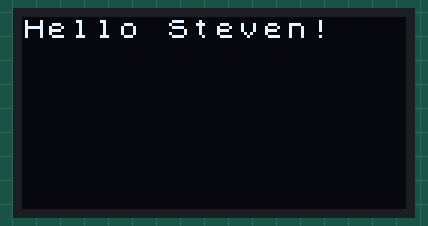
A sketch run on a simulated Arduino Uno, built with avr-gcc and run on an emulated ATmega328P. On the bench: 128×64 one-colour display.

Above: at 0.2 s.
At 1.2 s:
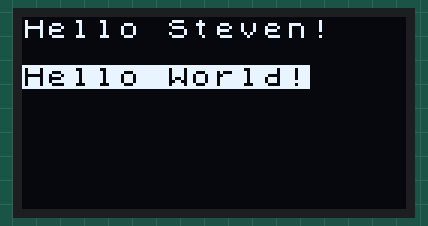
At 2.3 s:
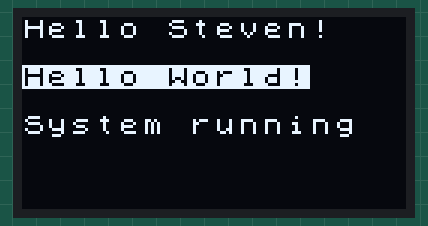
At 3.3 s:
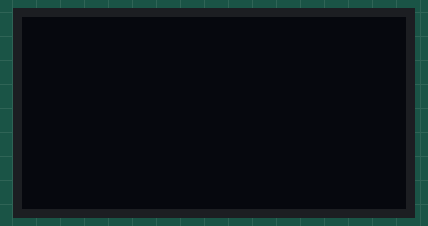

Measured:
- by itself, everything shown: repeats every 4.2 s, in 7 steps
- what the display in image 0 shows lasts 1.0 s, from 0.1 s to 1.1 s

The sketch:

Seeeduino_XIAO_OLED_demo.ino
```cpp
#include <Arduino.h>  // Not necessary for the Arduino IDE but not a bad idea to always use for multi-compiler compatibility
#include <U8x8lib.h>
#include <Wire.h> // For I2C

/*
U8x8lib.h is included in U8g2 library, which is installed in Arduino IDE 2.xx, by Oliver Kraus olikraus@gmail.com
Dont email him use the forum at: https://github.com/olikraus/u8g2/issues

U8g2: Library for monochrome displays, version 2, latest version from: https://github.com/olikraus/u8g2

U8g2 is a monochrome graphics library for embedded devices. U8g2 supports monochrome OLEDs and LCDs, which include the following controllers:
SSD1305, SSD1306, SSD1309, SSD1312, SSD1316, SSD1320, SSD1322, SSD1325, SSD1327, SSD1329, SSD1606, SSD1607, SH1106, SH1107, SH1108, SH1122,
T6963, RA8835, LC7981, PCD8544, PCF8812, HX1230, UC1601, UC1604, UC1608, UC1610, UC1611, UC1617, UC1638, UC1701, ST7511, ST7528, ST7565,
ST7567, ST7571, ST7586, ST7588, ST75256, ST75320, NT7534, ST7920, IST3020, IST7920, LD7032, KS0108, KS0713, HD44102, T7932, SED1520,
SBN1661, IL3820, MAX7219 (see https://github.com/olikraus/u8g2/wiki/u8g2setupcpp for a full list).

The Arduino library U8g2 can be installed from the library manager of the Arduino IDE. U8g2 also includes U8x8 library:

U8g2
Includes all graphics procedures (line/box/circle draw).
Supports many fonts. (Almost) no restriction on the font height.
Requires some memory in the microcontroller to render the display.

U8x8
Text output only (character) device.
Only fonts allowed with fit into a 8x8 pixel grid.
Writes directly to the display. No buffer in the microcontroller required.
*/

U8X8_SSD1306_128X64_NONAME_HW_I2C u8x8(/* clock=*/PIN_WIRE_SCL, /* data=*/PIN_WIRE_SDA, /* reset=*/U8X8_PIN_NONE);  // OLEDs without Reset of the Display

void setup(void) {
  u8x8.setI2CAddress(0x78); // By default, U8x8 assumes the lowest possible I2C address of the display. This procedure will assign the I2C address to u8x8,
                            // if the display is configured to a different address. Call this procedure before begin().
                            // NOTE THAT ARM ADDRESSING SHOULD BE USED, NOT ARDUINO
                            // For more info see: https://github.com/olikraus/u8g2/wiki/u8x8reference#seti2caddress
  u8x8.begin();
  u8x8.clearDisplay();
  u8x8.setFlipMode(0);  // Set number to 0 for normal text, or 1 for upside-down text; note display ribbon cable is the bottom.
                        // It's essential to use ClearDisplay before FlipMode.
                        // See https://github.com/olikraus/u8g2/wiki/u8x8reference#setflipmode for more info.
}

void loop(void) {

  u8x8.setFont(u8x8_font_chroma48medium8_r);
  u8x8.setCursor(0, 0);
  u8x8.print("Hello Steven!");
  delay(1000);

  u8x8.inverse();

  u8x8.setFont(u8x8_font_chroma48medium8_r);
  u8x8.setCursor(0, 2);
  u8x8.print("Hello World!");
  delay(1000);

  u8x8.noInverse();

  u8x8.setFont(u8x8_font_chroma48medium8_r);
  u8x8.setCursor(0, 4);
  u8x8.print("System running");

  delay(1000);

  u8x8.clearDisplay();
  delay(1000);
}
```
